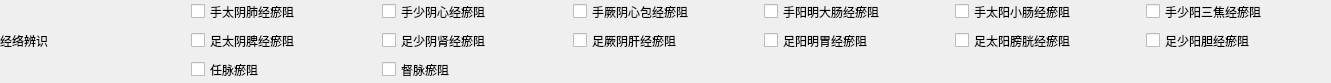
<?xml version="1.0" encoding="UTF-8"?>
<ui version="4.0">
 <class>T3L8</class>
 <widget class="QWidget" name="T3L8">
  <property name="geometry">
   <rect>
    <x>0</x>
    <y>0</y>
    <width>1331</width>
    <height>83</height>
   </rect>
  </property>
  <property name="windowTitle">
   <string>Form</string>
  </property>
  <widget class="QWidget" name="gridLayoutWidget">
   <property name="geometry">
    <rect>
     <x>0</x>
     <y>0</y>
     <width>1331</width>
     <height>81</height>
    </rect>
   </property>
   <layout class="QGridLayout" name="gridLayout">
    <item row="0" column="2">
     <widget class="QCheckBox" name="s12">
      <property name="text">
       <string>手少阴心经瘀阻</string>
      </property>
     </widget>
    </item>
    <item row="0" column="6">
     <widget class="QCheckBox" name="s16">
      <property name="text">
       <string>手少阳三焦经瘀阻</string>
      </property>
     </widget>
    </item>
    <item row="0" column="5">
     <widget class="QCheckBox" name="s15">
      <property name="text">
       <string>手太阳小肠经瘀阻</string>
      </property>
     </widget>
    </item>
    <item row="0" column="4">
     <widget class="QCheckBox" name="s14">
      <property name="text">
       <string>手阳明大肠经瘀阻</string>
      </property>
     </widget>
    </item>
    <item row="0" column="3">
     <widget class="QCheckBox" name="s13">
      <property name="text">
       <string>手厥阴心包经瘀阻</string>
      </property>
     </widget>
    </item>
    <item row="1" column="6">
     <widget class="QCheckBox" name="s26">
      <property name="text">
       <string>足少阳胆经瘀阻</string>
      </property>
     </widget>
    </item>
    <item row="1" column="5">
     <widget class="QCheckBox" name="s25">
      <property name="text">
       <string>足太阳膀胱经瘀阻</string>
      </property>
     </widget>
    </item>
    <item row="0" column="1">
     <widget class="QCheckBox" name="s11">
      <property name="text">
       <string>手太阴肺经瘀阻</string>
      </property>
     </widget>
    </item>
    <item row="1" column="1">
     <widget class="QCheckBox" name="s21">
      <property name="text">
       <string>足太阴脾经瘀阻</string>
      </property>
     </widget>
    </item>
    <item row="1" column="2">
     <widget class="QCheckBox" name="s22">
      <property name="text">
       <string>足少阴肾经瘀阻</string>
      </property>
     </widget>
    </item>
    <item row="1" column="3">
     <widget class="QCheckBox" name="s23">
      <property name="text">
       <string>足厥阴肝经瘀阻</string>
      </property>
     </widget>
    </item>
    <item row="1" column="4">
     <widget class="QCheckBox" name="s24">
      <property name="text">
       <string>足阳明胃经瘀阻</string>
      </property>
     </widget>
    </item>
    <item row="2" column="1">
     <widget class="QCheckBox" name="s31">
      <property name="text">
       <string>任脉瘀阻</string>
      </property>
     </widget>
    </item>
    <item row="2" column="2">
     <widget class="QCheckBox" name="s32">
      <property name="text">
       <string>督脉瘀阻</string>
      </property>
     </widget>
    </item>
    <item row="0" column="0" rowspan="3">
     <widget class="QLabel" name="label">
      <property name="text">
       <string>经络辨识</string>
      </property>
     </widget>
    </item>
   </layout>
  </widget>
 </widget>
 <resources/>
 <connections/>
</ui>
